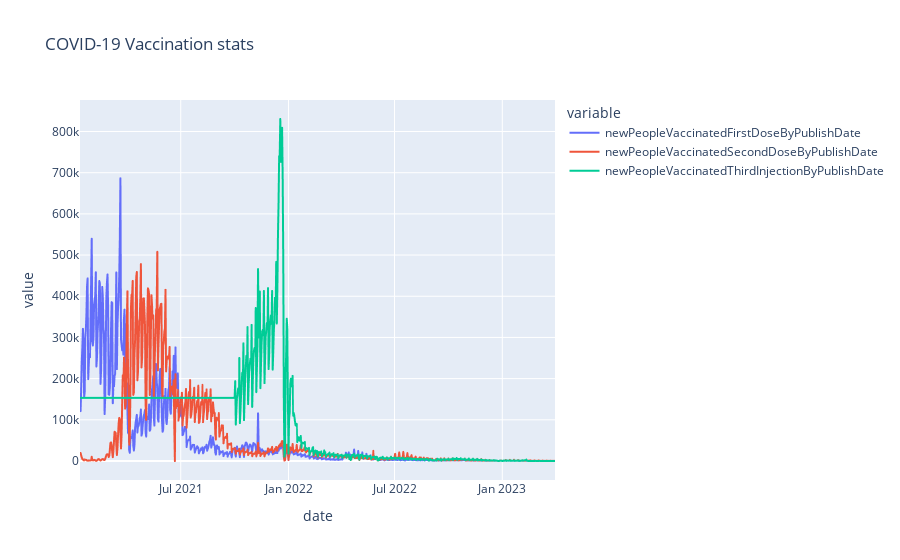

Source (notebook cell):
### Markdown cell above
#### Daily vaccination stats

### Code cell
fig=px.line(vaccines,x='date',y=['newPeopleVaccinatedFirstDoseByPublishDate','newPeopleVaccinatedSecondDoseByPublishDate','newPeopleVaccinatedThirdInjectionByPublishDate'], title='COVID-19 Vaccination stats ')
fig.show()

### Figure 1 — Plotly figure (JSON) as saved in the notebook; plotly's stock layout.template omitted (floating-point values rounded to 4 significant figures; data arrays with more than 128 entries replaced by an {"elided": "..."} marker saying what was removed)
{"data": [{"hovertemplate": "variable=newPeopleVaccinatedFirstDoseByPublishDate<br>date=%{x}<br>value=%{y}<extra></extra>", "legendgroup": "newPeopleVaccinatedFirstDoseByPublishDate", "line": {"color": "#636efa", "dash": "solid"}, "marker": {"symbol": "circle"}, "mode": "lines", "name": "newPeopleVaccinatedFirstDoseByPublishDate", "showlegend": true, "type": "scattergl", "x": {"elided": "812 str values"}, "xaxis": "x", "y": {"elided": "812 int values"}, "yaxis": "y"}, {"hovertemplate": "variable=newPeopleVaccinatedSecondDoseByPublishDate<br>date=%{x}<br>value=%{y}<extra></extra>", "legendgroup": "newPeopleVaccinatedSecondDoseByPublishDate", "line": {"color": "#EF553B", "dash": "solid"}, "marker": {"symbol": "circle"}, "mode": "lines", "name": "newPeopleVaccinatedSecondDoseByPublishDate", "showlegend": true, "type": "scattergl", "x": {"elided": "812 str values"}, "xaxis": "x", "y": {"elided": "812 int values"}, "yaxis": "y"}, {"hovertemplate": "variable=newPeopleVaccinatedThirdInjectionByPublishDate<br>date=%{x}<br>value=%{y}<extra></extra>", "legendgroup": "newPeopleVaccinatedThirdInjectionByPublishDate", "line": {"color": "#00cc96", "dash": "solid"}, "marker": {"symbol": "circle"}, "mode": "lines", "name": "newPeopleVaccinatedThirdInjectionByPublishDate", "showlegend": true, "type": "scattergl", "x": {"elided": "812 str values"}, "xaxis": "x", "y": {"elided": "812 int values"}, "yaxis": "y"}], "layout": {"legend": {"title": {"text": "variable"}, "tracegroupgap": 0}, "title": {"text": "COVID-19 Vaccination stats "}, "xaxis": {"anchor": "y", "domain": [0, 1], "title": {"text": "date"}}, "yaxis": {"anchor": "x", "domain": [0, 1], "title": {"text": "value"}}}}
